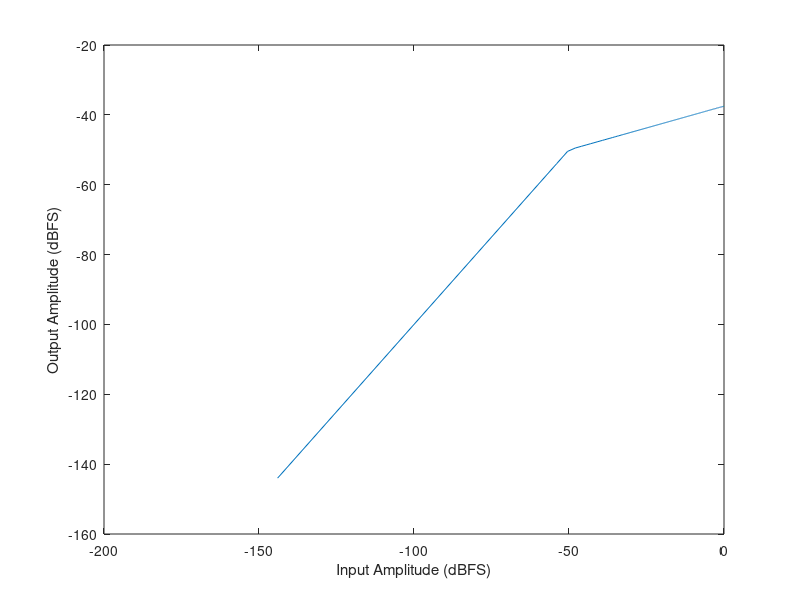

Reproduce this figure in MATLAB.
%% staticCharacteristics.m
% This script the static characteristics in the detection path of a
% compressor. The static characteristics include the threshold, ratio and
% knee.
% This script has been inspired and adpated from Tarr, E. (2019).

x = [0:.001:1].'; % Test signal, from 0 to 1, in steps of 0.001
N = length(x);

% Static characteristics
Threshold = -50;
Ratio = 4;

for n = 1:N
    x_dB(n,1) = 20 * log10(abs(x(n,1)));
    
    if x_dB(n,1) < -144
        x_dB(n,1) = -144; % Safe guard against negative infinity
    end

    % Compare threshold
    if x_dB(n,1) > Threshold
        % Compress signal
        g_sc(n,1) = Threshold + ((x_dB(n,1) - Threshold) / Ratio);
    else
        % No compression
        g_sc(n,1) = x_dB(n,1);
    end
end

% Plot the above characteristics
plot(x_dB, g_sc);
xlabel('Input Amplitude (dBFS)');
ylabel('Output Amplitude (dBFS)');